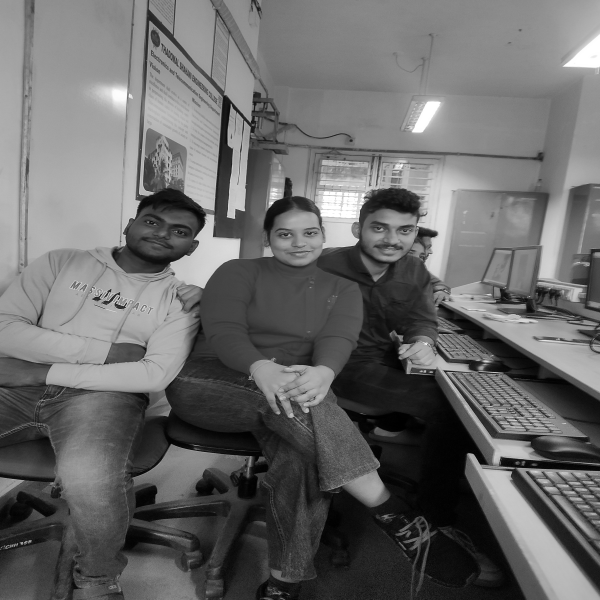
%> input picture Img_3.tif, 600 x 600 px
$ octave Dynamic_compression.m   (GNU Octave 9; MATLAB toolbox functions it lacks are replaced by stand-ins)
%> lines starting %> are read from the running program, lines starting %| are printed output that depends on the picture
clc;
clear;
f = imread('Img_3.tif');
%> f is the input picture: size 600x600 uint8; min 0, max 255, mean 104.4
u1 = max(max(f))
%> u1 = 255
l1 = min(min(f))
%> l1 = 0

F = abs(fft2(f));
u2 = max(max(F))
%> u2 = 37580314
l2 = min(min(F))
%> l2 = 6.43

figure(1); imshow(uint8(f));
figure(2); imagesc(fftshift(F));
%> after `imagesc(fftshift(F))`:
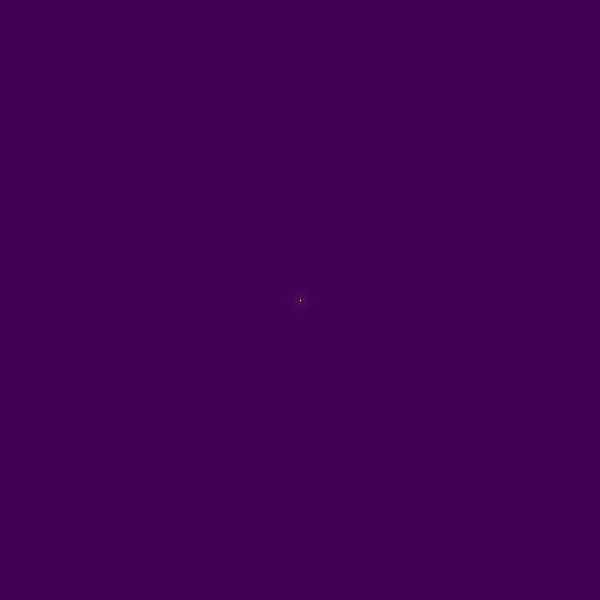
%> displayed picture: size 600x600x3, on the screen's scale of 0 to 255; mean R, G, B 68, 1, 84
figure(3); imagesc(fftshift(log(1+F)));
%> after `imagesc(fftshift(log(1+F)))`:
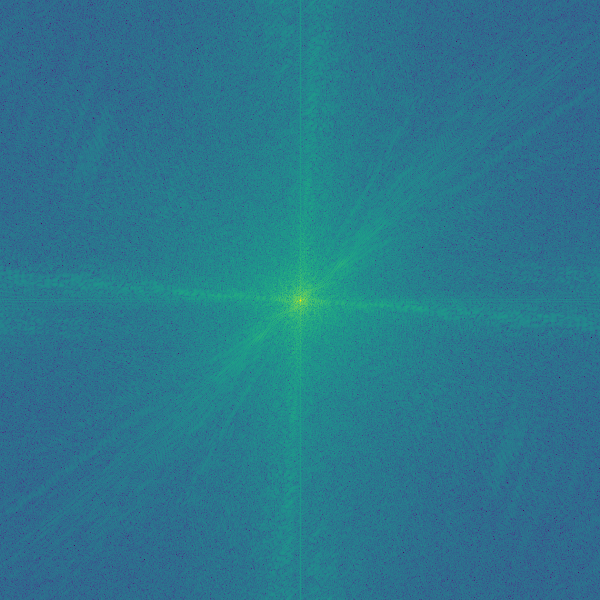
%> displayed picture: size 600x600x3, on the screen's scale of 0 to 255; mean R, G, B 42.6, 119.4, 141.4
